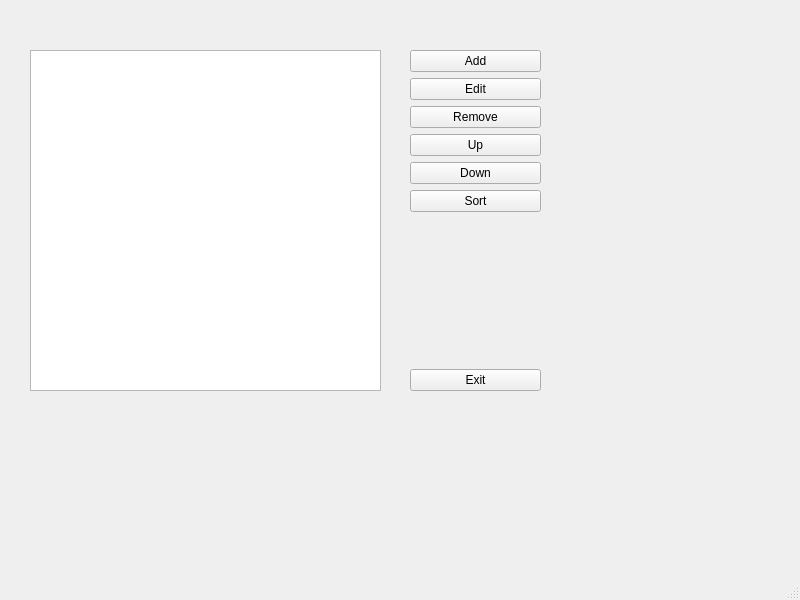
<?xml version="1.0" encoding="UTF-8"?>
<ui version="4.0">
 <class>MainWindow</class>
 <widget class="QMainWindow" name="MainWindow">
  <property name="geometry">
   <rect>
    <x>0</x>
    <y>0</y>
    <width>800</width>
    <height>600</height>
   </rect>
  </property>
  <property name="windowTitle">
   <string>MainWindow</string>
  </property>
  <widget class="QWidget" name="centralwidget">
   <widget class="QListWidget" name="listItems">
    <property name="geometry">
     <rect>
      <x>30</x>
      <y>50</y>
      <width>351</width>
      <height>341</height>
     </rect>
    </property>
   </widget>
   <widget class="QWidget" name="">
    <property name="geometry">
     <rect>
      <x>410</x>
      <y>50</y>
      <width>131</width>
      <height>341</height>
     </rect>
    </property>
    <layout class="QVBoxLayout" name="verticalLayout">
     <item>
      <widget class="QPushButton" name="btnAdd">
       <property name="text">
        <string>Add</string>
       </property>
      </widget>
     </item>
     <item>
      <widget class="QPushButton" name="btnEdit">
       <property name="text">
        <string>Edit</string>
       </property>
      </widget>
     </item>
     <item>
      <widget class="QPushButton" name="btnRemove">
       <property name="text">
        <string>Remove</string>
       </property>
      </widget>
     </item>
     <item>
      <widget class="QPushButton" name="btnUp">
       <property name="text">
        <string>Up</string>
       </property>
      </widget>
     </item>
     <item>
      <widget class="QPushButton" name="btnDown">
       <property name="text">
        <string>Down</string>
       </property>
      </widget>
     </item>
     <item>
      <widget class="QPushButton" name="btnSort">
       <property name="text">
        <string>Sort</string>
       </property>
      </widget>
     </item>
     <item>
      <spacer name="verticalSpacer">
       <property name="orientation">
        <enum>Qt::Vertical</enum>
       </property>
       <property name="sizeHint" stdset="0">
        <size>
         <width>20</width>
         <height>40</height>
        </size>
       </property>
      </spacer>
     </item>
     <item>
      <widget class="QPushButton" name="btnExit">
       <property name="text">
        <string>Exit</string>
       </property>
      </widget>
     </item>
    </layout>
   </widget>
  </widget>
  <widget class="QMenuBar" name="menubar">
   <property name="geometry">
    <rect>
     <x>0</x>
     <y>0</y>
     <width>800</width>
     <height>26</height>
    </rect>
   </property>
  </widget>
  <widget class="QStatusBar" name="statusbar"/>
 </widget>
 <resources/>
 <connections/>
</ui>
